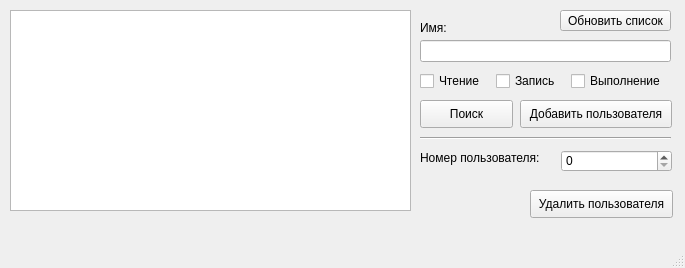
<?xml version="1.0" encoding="UTF-8"?>
<ui version="4.0">
 <class>MainWindow</class>
 <widget class="QMainWindow" name="MainWindow">
  <property name="geometry">
   <rect>
    <x>0</x>
    <y>0</y>
    <width>685</width>
    <height>268</height>
   </rect>
  </property>
  <property name="windowTitle">
   <string>MainWindow</string>
  </property>
  <widget class="QWidget" name="centralwidget">
   <widget class="QTextBrowser" name="textBrowser">
    <property name="geometry">
     <rect>
      <x>10</x>
      <y>10</y>
      <width>401</width>
      <height>201</height>
     </rect>
    </property>
   </widget>
   <widget class="QLineEdit" name="lineEdit">
    <property name="geometry">
     <rect>
      <x>420</x>
      <y>40</y>
      <width>251</width>
      <height>22</height>
     </rect>
    </property>
   </widget>
   <widget class="QLabel" name="label">
    <property name="geometry">
     <rect>
      <x>420</x>
      <y>20</y>
      <width>55</width>
      <height>16</height>
     </rect>
    </property>
    <property name="text">
     <string>Имя:</string>
    </property>
   </widget>
   <widget class="QWidget" name="horizontalLayoutWidget">
    <property name="geometry">
     <rect>
      <x>420</x>
      <y>70</y>
      <width>252</width>
      <height>22</height>
     </rect>
    </property>
    <layout class="QHBoxLayout" name="horizontalLayout"/>
   </widget>
   <widget class="Line" name="line">
    <property name="geometry">
     <rect>
      <x>420</x>
      <y>130</y>
      <width>251</width>
      <height>16</height>
     </rect>
    </property>
    <property name="orientation">
     <enum>Qt::Horizontal</enum>
    </property>
   </widget>
   <widget class="QLabel" name="label_2">
    <property name="geometry">
     <rect>
      <x>420</x>
      <y>150</y>
      <width>131</width>
      <height>16</height>
     </rect>
    </property>
    <property name="text">
     <string>Номер пользователя:</string>
    </property>
   </widget>
   <widget class="QSpinBox" name="spinBox">
    <property name="geometry">
     <rect>
      <x>561</x>
      <y>150</y>
      <width>111</width>
      <height>22</height>
     </rect>
    </property>
   </widget>
   <widget class="QPushButton" name="addUser">
    <property name="geometry">
     <rect>
      <x>520</x>
      <y>100</y>
      <width>152</width>
      <height>28</height>
     </rect>
    </property>
    <property name="text">
     <string>Добавить пользователя</string>
    </property>
   </widget>
   <widget class="QPushButton" name="deleteUser">
    <property name="geometry">
     <rect>
      <x>530</x>
      <y>190</y>
      <width>143</width>
      <height>28</height>
     </rect>
    </property>
    <property name="text">
     <string>Удалить пользователя</string>
    </property>
   </widget>
   <widget class="QPushButton" name="searchButton">
    <property name="geometry">
     <rect>
      <x>420</x>
      <y>100</y>
      <width>93</width>
      <height>28</height>
     </rect>
    </property>
    <property name="text">
     <string>Поиск</string>
    </property>
   </widget>
   <widget class="QCheckBox" name="checkBox">
    <property name="geometry">
     <rect>
      <x>420</x>
      <y>71</y>
      <width>69</width>
      <height>20</height>
     </rect>
    </property>
    <property name="text">
     <string>Чтение</string>
    </property>
   </widget>
   <widget class="QCheckBox" name="checkBox_2">
    <property name="geometry">
     <rect>
      <x>496</x>
      <y>71</y>
      <width>68</width>
      <height>20</height>
     </rect>
    </property>
    <property name="text">
     <string>Запись</string>
    </property>
   </widget>
   <widget class="QCheckBox" name="checkBox_3">
    <property name="geometry">
     <rect>
      <x>571</x>
      <y>71</y>
      <width>99</width>
      <height>20</height>
     </rect>
    </property>
    <property name="text">
     <string>Выполнение</string>
    </property>
   </widget>
   <widget class="QPushButton" name="RefreshButton">
    <property name="geometry">
     <rect>
      <x>560</x>
      <y>10</y>
      <width>111</width>
      <height>21</height>
     </rect>
    </property>
    <property name="text">
     <string>Обновить список</string>
    </property>
   </widget>
  </widget>
  <widget class="QMenuBar" name="menubar">
   <property name="geometry">
    <rect>
     <x>0</x>
     <y>0</y>
     <width>685</width>
     <height>26</height>
    </rect>
   </property>
  </widget>
  <widget class="QStatusBar" name="statusbar"/>
 </widget>
 <resources/>
 <connections/>
</ui>
